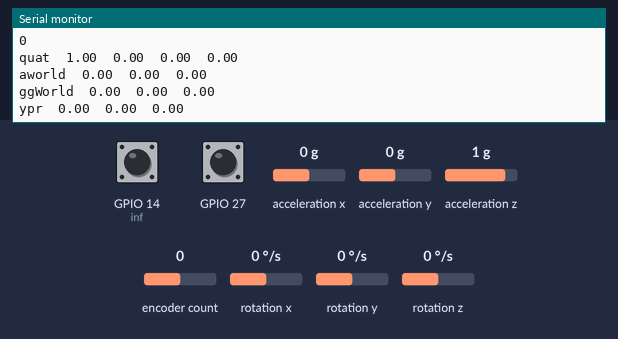
The sketch below on a simulated ESP32. Shown: the last lines printed to the serial monitor. The test bench sets the inputs (shaded band); at power-on: acceleration x 0 g, encoder count 0, acceleration y 0 g, acceleration z 1 g, rotation z 0 °/s, GPIO 14 (inf) HIGH, GPIO 27 HIGH, rotation x 0 °/s, rotation y 0 °/s. WiFi joins after 1.5 s; servers stay silent unless stated.

Above: at 1.7 s.
1.8 s: acceleration x set to -1.4 g
At 1.91 s:
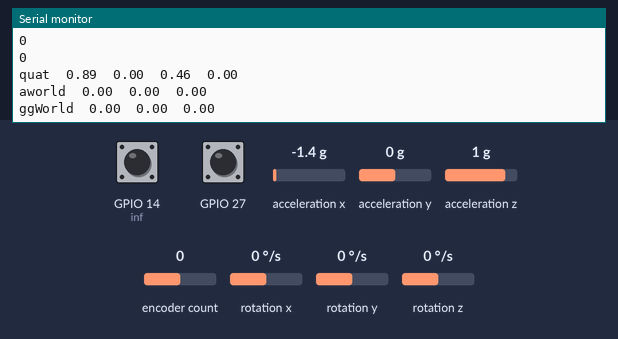
3.3 s: encoder count set to 1
At 4.09 s:
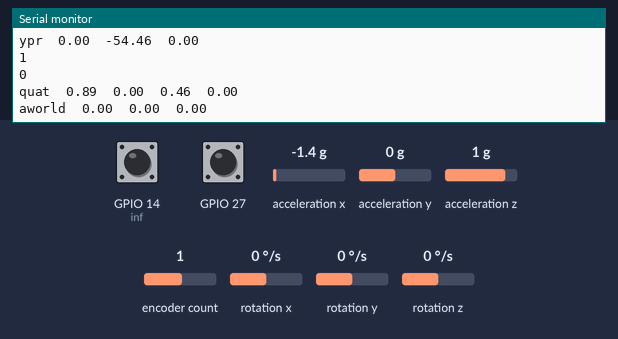
4.8 s: acceleration y set to -1.4 g
At 5.67 s:
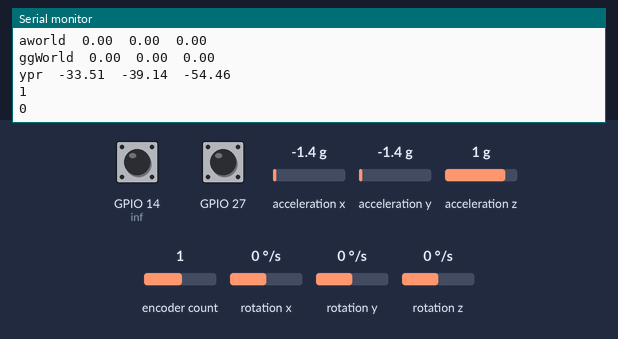
6.3 s: acceleration z set to -1.4 g
At 6.41 s:
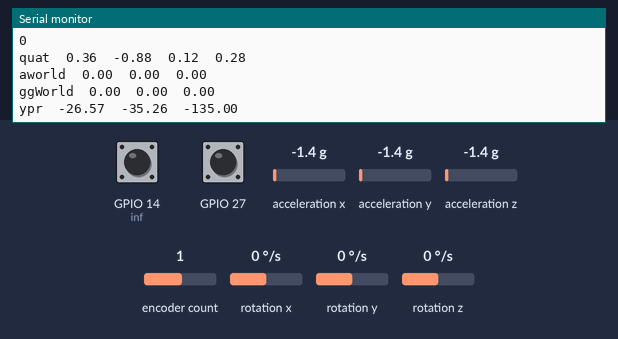
7.8 s: encoder count set to 2
At 7.99 s:
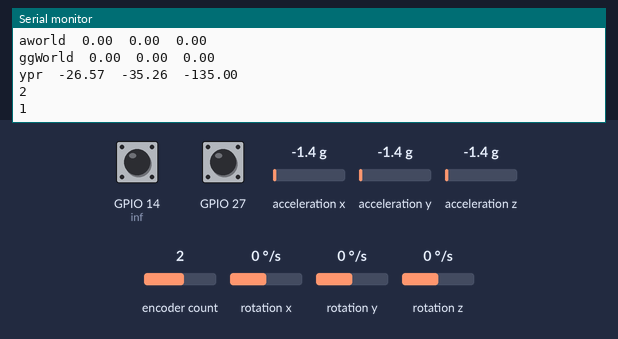
9.3 s: rotation z set to -192 °/s
At 10.19 s:
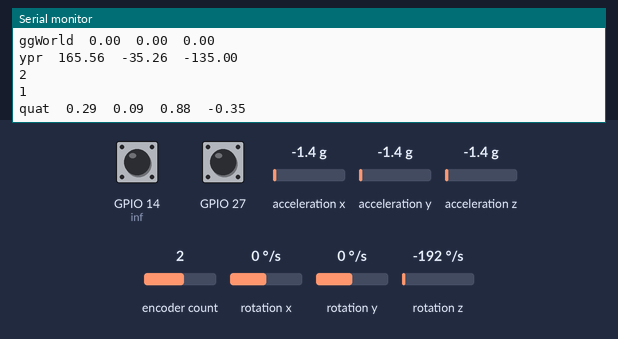
Timing chart, 0 to 11.8 s (numbered marks = the images above; inputs shaded):
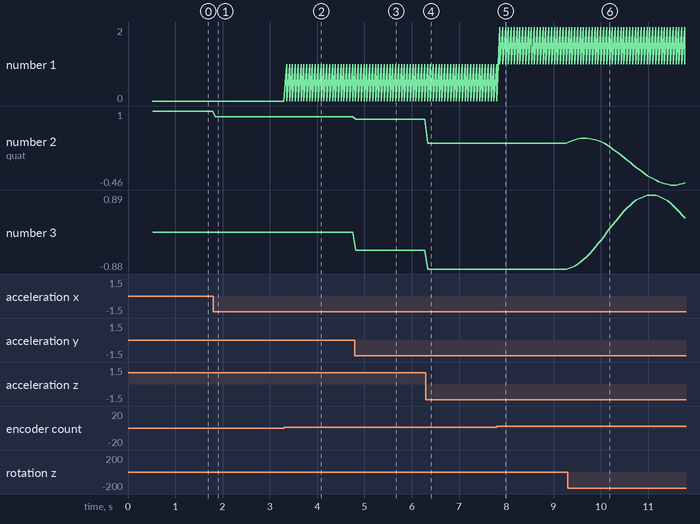

The sketch:

sensor_read2.ino
```cpp
/*
 *  This sketch sends imu data over UDP on a ESP32
 *
 */
#include <WiFi.h>
#include <NetworkUdp.h>
#include "I2Cdev.h"
#include "MPU6050_6Axis_MotionApps20.h"
#include "AiEsp32RotaryEncoder.h"
#include <OneButton.h>

// WiFi network name and password:
const char *networkName = "Your Wifi";
const char *networkPswd = "Your Pwd";

//IP address to send UDP data to:
// either use the ip address of the server or
// a network broadcast address
const char *udpAddress = "Your Host IP";
const int udpPort = 5000;


//encoder input pins
#define dt 26
#define clk 25
#define sw 27
#define inf 14

//encoder counter definetions

int counter = 0;
int aState;
int aLastState;
int counterprev = 0;
int swState;
int swLong;
int mode = 0;
int infState;
//paramaters for button
unsigned long shortPressAfterMiliseconds = 50;   //how long short press shoud be. Do not set too low to avoid bouncing (false press events).
unsigned long longPressAfterMiliseconds = 1000;  //how long čong press shoud be.

AiEsp32RotaryEncoder rotaryEncoder = AiEsp32RotaryEncoder(dt, clk, sw, -1, 4);
OneButton btn;

//Are we currently connected?
boolean connected = false;

//class definitoins
NetworkUDP udp;
MPU6050 mpu;

/*Conversion variables*/
#define EARTH_GRAVITY_MS2 9.80665  //m/s2
#define DEG_TO_RAD        0.017453292519943295769236907684886
#define RAD_TO_DEG        57.295779513082320876798154814105

/*---MPU6050 Control/Status Variables---*/
bool DMPReady = false;  // Set true if DMP init was successful
uint8_t MPUIntStatus;   // Holds actual interrupt status byte from MPU
uint8_t devStatus;      // Return status after each device operation (0 = success, !0 = error)
uint16_t packetSize;    // Expected DMP packet size (default is 42 bytes)
uint8_t FIFOBuffer[64]; // FIFO storage buffer

/*---MPU6050 Control/Status Variables---*/
Quaternion q;           // [w, x, y, z]         Quaternion container
VectorInt16 aa;         // [x, y, z]            Accel sensor measurements
VectorInt16 gg;         // [x, y, z]            Gyro sensor measurements
VectorInt16 aaWorld;    // [x, y, z]            World-frame accel sensor measurements
VectorInt16 ggWorld;    // [x, y, z]            World-frame gyro sensor measurements
VectorFloat gravity;    // [x, y, z]            Gravity vector
float euler[3];         // [psi, theta, phi]    Euler angle container
float ypr[3];           // [yaw, pitch, roll]   Yaw/Pitch/Roll container and gravity vector


void IRAM_ATTR readEncoderISR()
{
    rotaryEncoder.readEncoder_ISR();
}

// Handler function for a single click:
static void handleClick() {
  if (swState == 0){
    swState = 1;
  }else{
    swState = 0;
  }
}

// Handler function for a long press release:
static void attachDuringLongPress() {
  swLong = (btn.getPressedMs() > 1000);
}

// Handler function for a long press release:
static void attachLongPressStop() {
  swLong = 0;
}

void setup() {

  //encoder pin setup
 // pinMode (dt, INPUT);
  //pinMode (clk, INPUT);
  // pinMode (sw, INPUT);
  btn.setup(
  sw,   // Input pin for the button
  INPUT_PULLUP, // INPUT and enable the internal pull-up resistor
  true          // Button is active LOW
  );

  // Single Click event attachment
  btn.attachClick(handleClick);
  btn.attachDuringLongPress(attachDuringLongPress);
  btn.attachLongPressStop(attachLongPressStop);
  btn.setDebounceMs(20);

  rotaryEncoder.begin();
  rotaryEncoder.setup(readEncoderISR);
  rotaryEncoder.setBoundaries(0, 1000, false); //minValue, maxValue, circleValues true|false (when max go to min and vice versa)
  rotaryEncoder.disableAcceleration();

  //inftared prox sensor pin setup
  pinMode (inf, INPUT_PULLUP);


  //use fast i2c if available

  #if I2CDEV_IMPLEMENTATION == I2CDEV_ARDUINO_WIRE
    Wire.begin();
    Wire.setClock(400000); // 400kHz I2C clock. Comment on this line if having compilation difficulties
  #elif I2CDEV_IMPLEMENTATION == I2CDEV_BUILTIN_FASTWIRE
    Fastwire::setup(400, true);
  #endif

  connectToWiFi(networkName, networkPswd);


  // Initialize hardware serial:
  Serial.begin(115200);
  Wire.begin(21, 22); // SDA, SCL
  Serial.println(F("Initializing I2C devices..."));
  mpu.initialize();
  Serial.println(F("Testing MPU6050 connection..."));
  if(mpu.testConnection() == false){
    Serial.println("MPU6050 connection failed");
    while(true);
  }
  else {
    Serial.println("MPU6050 connection successful");
  }

  /* Initializate and configure the DMP*/
  Serial.println(F("Initializing DMP..."));
  devStatus = mpu.dmpInitialize();

  /* Supply your gyro offsets here, scaled for min sensitivity */
  mpu.setXGyroOffset(0);
  mpu.setYGyroOffset(0);
  mpu.setZGyroOffset(0);
  mpu.setXAccelOffset(0);
  mpu.setYAccelOffset(0);
  mpu.setZAccelOffset(0);

  /* Making sure it worked (returns 0 if so) */
  if (devStatus == 0) {
    mpu.CalibrateAccel(6);  // Calibration Time: generate offsets and calibrate our MPU6050
    mpu.CalibrateGyro(6);
    Serial.println("These are the Active offsets: ");
    mpu.PrintActiveOffsets();
    Serial.println(F("Enabling DMP..."));   //Turning ON DMP
    mpu.setDMPEnabled(true);

    MPUIntStatus = mpu.getIntStatus();

    /* Set the DMP Ready flag so the main loop() function knows it is okay to use it */
    Serial.println(F("DMP ready! Waiting for first interrupt..."));
    DMPReady = true;
    packetSize = mpu.dmpGetFIFOPacketSize(); //Get expected DMP packet size for later comparison
  }
  //Connect to the WiFi network

}

int last;

void loop() {

  if (!DMPReady) return;


    //infrared detect
  infState = digitalRead(inf);

  //encoder logic
  //swState = digitalRead(sw); // read switch state
  btn.tick();


    if (rotaryEncoder.encoderChanged())
    {
      counter = rotaryEncoder.readEncoder();
      if (counter%2 == 0 && counterprev < counter)
      {
        mode++;
        counterprev = counter;
        if (mode > 2)
        { mode=2;}
      }
      if (counter%2 == 0 && counterprev > counter)
      {
        mode--;
        counterprev = counter;
        if (mode < 0)
        { mode=0;}
      }
    }

  Serial.println(counter);
  Serial.println(mode);

  /* Read a packet from FIFO */
  if (mpu.dmpGetCurrentFIFOPacket(FIFOBuffer)) { // Get the Latest packet
    /*Display quaternion values in easy matrix form: w x y z */
    mpu.dmpGetQuaternion(&q, FIFOBuffer);
    Serial.print("quat\t");
    Serial.print(q.w);
    Serial.print("\t");
    Serial.print(q.x);
    Serial.print("\t");
    Serial.print(q.y);
    Serial.print("\t");
    Serial.println(q.z);

    mpu.dmpGetGravity(&gravity, &q);

    /* Display initial world-frame acceleration, adjusted to remove gravity
    and rotated based on known orientation from Quaternion */
    mpu.dmpGetAccel(&aa, FIFOBuffer);
    mpu.dmpConvertToWorldFrame(&aaWorld, &aa, &q);
    Serial.print("aworld\t");
    Serial.print(aaWorld.x * mpu.get_acce_resolution() * EARTH_GRAVITY_MS2);
    Serial.print("\t");
    Serial.print(aaWorld.y * mpu.get_acce_resolution() * EARTH_GRAVITY_MS2);
    Serial.print("\t");
    Serial.println(aaWorld.z * mpu.get_acce_resolution() * EARTH_GRAVITY_MS2);

    /* Display initial world-frame acceleration, adjusted to remove gravity
    and rotated based on known orientation from Quaternion */
    mpu.dmpGetGyro(&gg, FIFOBuffer);
    mpu.dmpConvertToWorldFrame(&ggWorld, &gg, &q);
    Serial.print("ggWorld\t");
    Serial.print(ggWorld.x * mpu.get_gyro_resolution() * DEG_TO_RAD);
    Serial.print("\t");
    Serial.print(ggWorld.y * mpu.get_gyro_resolution() * DEG_TO_RAD);
    Serial.print("\t");
    Serial.println(ggWorld.z * mpu.get_gyro_resolution() * DEG_TO_RAD);

    /* Display Euler angles in degrees */
    mpu.dmpGetYawPitchRoll(ypr, &q, &gravity);
    Serial.print("ypr\t");
    Serial.print(ypr[0] * RAD_TO_DEG);
    Serial.print("\t");
    Serial.print(ypr[1] * RAD_TO_DEG);
    Serial.print("\t");
    Serial.println(ypr[2] * RAD_TO_DEG);

    Serial.println();
  }

  //only send data when connected

    //Send a packet
    udp.beginPacket(udpAddress, udpPort);

    udp.printf("%.2f,%.2f,%.2f,%i,%i,%i,%i", ypr[0], ypr[1], ypr[2], mode, swState, infState, swLong);
    udp.endPacket();

  //Wait for 1 second
  delay(50);
}

void connectToWiFi(const char *ssid, const char *pwd) {
  Serial.println("Connecting to WiFi network: " + String(ssid));

  // delete old config
  WiFi.disconnect(true);
  //register event handler
  WiFi.onEvent(WiFiEvent);  // Will call WiFiEvent() from another thread.

  //Initiate connection
  WiFi.begin(ssid, pwd);

  Serial.println("Waiting for WIFI connection...");
}

// WARNING: WiFiEvent is called from a separate FreeRTOS task (thread)!
void WiFiEvent(WiFiEvent_t event) {
  switch (event) {
    case ARDUINO_EVENT_WIFI_STA_GOT_IP:
      //When connected set
      Serial.print("WiFi connected! IP address: ");
      Serial.println(WiFi.localIP());
      //initializes the UDP state
      //This initializes the transfer buffer
      udp.begin(WiFi.localIP(), udpPort);
      connected = true;
      break;
    case ARDUINO_EVENT_WIFI_STA_DISCONNECTED:
      Serial.println("WiFi lost connection");
      connected = false;
      break;
    default: break;
  }
}
```

Measured:
- after the input at 1.8 s, the serial monitor: prints a new line after 0.05 s (image 1)
- after the input at 3.3 s, the serial monitor: prints a new line after 0.06 s (image 2)
- after the input at 4.8 s, the serial monitor: prints a new line at once (image 3)
- after the input at 6.3 s, the serial monitor: prints a new line at once (image 4)
- after the input at 7.8 s, the serial monitor: prints a new line after 0.06 s (image 5)
- after the input at 9.3 s, the serial monitor: prints a new line at once (image 6)
- plotted number 2: 1 → 0.89 after the input at 1.8 s, 0.89 → 0.84 after the input at 4.8 s, 0.84 → 0.36 after the input at 6.3 s, 0.36 → -0.42 after the input at 9.3 s
- plotted number 3: 0 → -0.43 after the input at 4.8 s, -0.43 → -0.88 after the input at 6.3 s, -0.88 → 0.33 after the input at 9.3 s
